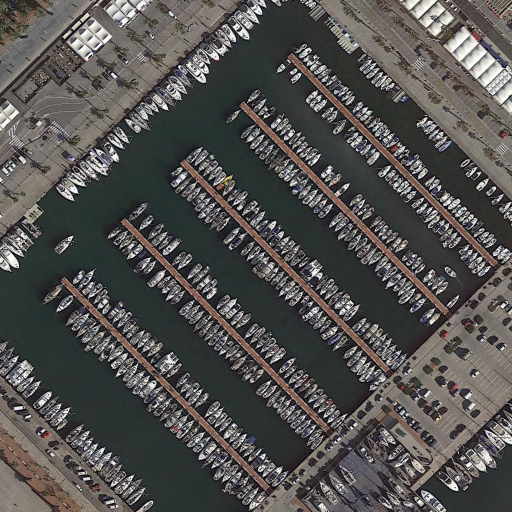
#> input picture image/P0706__1__0___0.png, 1024 x 1024 px (shown at 1/2 size)
$ python playbbox.py
#> lines starting #> are read from the running program, lines starting #| are printed output that depends on the picture; after the words box and inside, x2 and y2 are one past the last pixel; in counts of white or black regions, pixels touching at a corner belong together
import numpy as np
import shapely.geometry as shg
import cv2
def test_play():
    pts=([0,0],[100,0],[100,100],[0,100])
    img=cv2.imread("image/P2598.png")
    img=np.zeros([400,400,3],np.uint8)
    img[:,:,0]=np.full([400,400],255,dtype=np.uint8)
    cv2.imshow("aa",img)
    cv2.waitKey(0)

    cv2.polylines(img,[np.array(pts,dtype='int32')],1,(255,0,255),3)
    cv2.imshow("test.jpg",img)
    cv2.waitKey(0)
    img=cv2.imwrite("test.jpg",img)
    pass

def play_bbox(src,label,save):
#> called with src = 'image/P0706__1__0___0.png', label = 'image/P0706__1__0___0.txt', save = True
    image=cv2.imread(src)
#> image is the input picture: shape (1024, 1024, 3); mean B, G, R 80.7, 82.4, 84.1
    with open(label) as f:
#> (reads image/P0706__1__0___0.txt from the repository)
        lines=f.readlines()
#        list(map(print,lines))
        for l in lines:
            l=l.strip().split(' ')
            print(l)
            if(len(l)==10):
                pts=np.array([[l[0],l[1]],
                              [l[2],l[3]],
                              [l[4],l[5]],
                              [l[6],l[7]]],dtype='float32').astype(np.int32)
                cv2.polylines(image,[pts],1,(0,0,255),2)
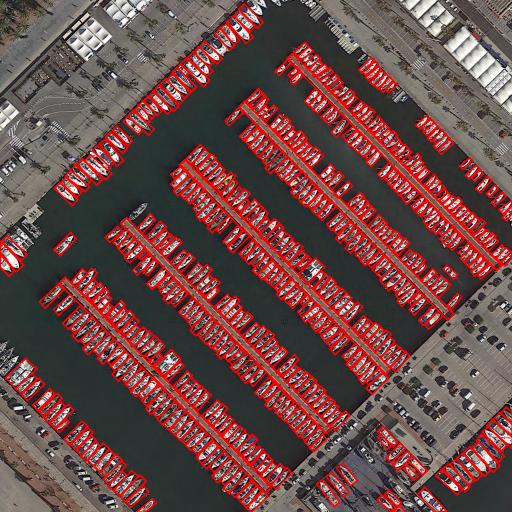
#> image: shape (1024, 1024, 3) (shown at 1/2 size); 13.42% of pixels changed, all inside (x1, y1, x2, y2) = (0, 6, 1024, 1024)
        cv2.imshow("b.jpg",image)
        cv2.waitKey(0)
        if save==True:
            cv2.imwrite("result.jpg",image)

if __name__ == "__main__":
    #play_bbox(src="image/P1888__1__0___0.png",label="image/P1888__1__0___0.txt",save=True)
    #play_bbox(src="image/P2598.png",label="image/P2598.txt",save=True)
    play_bbox(src="image/P0706__1__0___0.png",label="image/P0706__1__0___0.txt",save=True)
